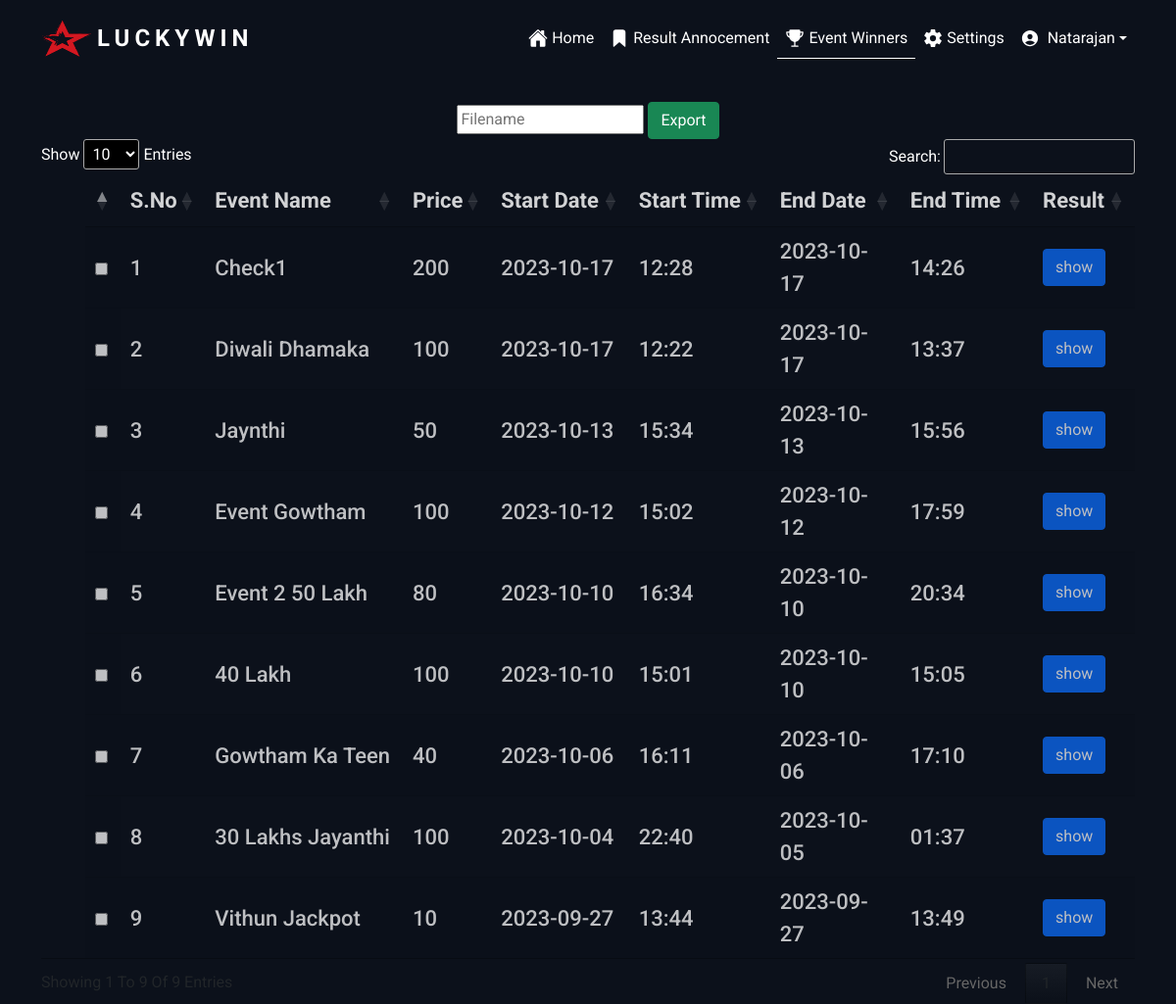
/admin/winner.php (signed in), run on the app's committed database.
### tables this page shows
CREATE TABLE `logo` (
  `id` int(100) NOT NULL,
  `title` varchar(255) NOT NULL,
  `image` varchar(255) NOT NULL,
  `created` timestamp NOT NULL DEFAULT current_timestamp() ON UPDATE current_timestamp(),
  `status` tinyint(1) NOT NULL
);

CREATE TABLE `events` (
  `id` int(100) NOT NULL,
  `event_name` varchar(255) NOT NULL,
  `event_start_date` varchar(255) NOT NULL,
  `event_start_time` varchar(255) NOT NULL,
  `event_end_date` varchar(255) NOT NULL,
  `event_end_time` varchar(255) NOT NULL,
  `price` varchar(255) NOT NULL,
  `status` tinyint(1) NOT NULL,
  `event_cat` varchar(255) NOT NULL,
  `updated` varchar(255) NOT NULL
);

### admin/winner.php (the view, shortened to what this page needs)
<?php
include "../config/config.php";
?>
<!DOCTYPE html>
<html>
<head>
    <link rel="stylesheet" type="text/css" href="//cdn.datatables.net/1.13.6/css/jquery.dataTables.min.css">
      <link rel="stylesheet" type="text/css" href="https://cdn.datatables.net/rowreorder/1.4.1/css/rowReorder.dataTables.min.css">
      <link rel="stylesheet" type="text/css" href="https://cdn.datatables.net/responsive/2.5.0/css/responsive.dataTables.min.css">
 <link href="https://cdn.jsdelivr.net/npm/bootstrap@5.0.2/dist/css/bootstrap.min.css" rel="stylesheet">
    <link rel="stylesheet" href="https://cdnjs.cloudflare.com/ajax/libs/font-awesome/6.4.2/css/all.min.css" />
</head>
<body>
    <nav class="navbar navbar-expand-lg fixed-top" style="background-color: #0c111b;">
  <div class="container">
   <?php
        $sqllogo="select * from logo where status=1";
        $resultlogo=$connection->query($sqllogo);
       if(mysqli_num_rows($resultlogo)>0){
       if($row=mysqli_fetch_assoc($resultlogo)){
        ?>
        <a class="navbar-brand" href="index.php" style="display: flex;justify-content: flex-start;align-items: center;">
    <img src="logo/uploads/<?php echo $row['image'] ?>" alt="<?php echo $row['image'] ?>"  width="52" height="38"  class="navbarlogo">
     <span  style="letter-spacing: 5px;text-transform: uppercase;font-size: 24px;" class="fw-bold"><?php echo $row['title'] ?></span>
    </a>
        <?php
    }}
    ?>
    <div class="collapse navbar-collapse text-white" id="navbarSupportedContent">
      <ul class="navbar-nav ms-auto mb-2 mb-lg-0 ">
        <li class="nav-item">
          <a class="nav-link   d-flex align-items-center"  href="index.php"><ion-icon name="home"></ion-icon>&nbsp;Home</a>
        </li>
        <li class="nav-item">
          <a class="nav-link d-flex align-items-center" aria-current="page" href="adminresult.php"><ion-icon name="bookmark"></ion-icon>&nbsp;Result Annocement</a>
        </li>
          <li class="nav-item ">
          <a class="nav-link  active-nav d-flex align-items-center" href="winner.php"><ion-icon name="trophy"></ion-icon>&nbsp;Event Winners</a>
        </li>
        <li class="nav-item ">
          <a class="nav-link  d-flex align-items-center" href="logo/index.php"><ion-icon name="settings-sharp"></ion-icon>&nbsp;Settings
          </a>
        </li>
        <li class="nav-item dropdown">
          <a class="nav-link dropdown-toggle  d-flex align-items-center" href="#" id="navbarDarkDropdownMenuLink" role="button" data-bs-toggle="dropdown" aria-expanded="false">
          <ion-icon name="person-circle"></ion-icon>&nbsp;
          <?php echo $_SESSION["name"];?>
          </a>
        </li>
      </ul>
    </div>
  </div>
</nav>
<form method='post' action='excel.php'>";
<div class="container" style="margin-top:80px ;">
  <center>
<input type="text" name="filename" placeholder="Filename" required>
<button name="export"  type="submit" class="btn btn-success">Export</button>
</center>
     <div class="table-responsive" style="width:100%">
<?php
$sql1="select * from events where status=1 order by id desc";
    $result1=$connection->query($sql1);
    if(mysqli_num_rows($result1)>0){
      $i=1;
      echo"
          <table id='myTable' class='display'>
          <thead>
          <tr>
  <th></th>
  <th>s.no</th>
  <th>event name</th>
  <th>price</th>
   <th>start date</th>
   <th>start time</th>
    <th>end date</th>
    <th>end time</th>
     <th>Result</th>
     </tr>
     </thead>
       <tbody>
      ";
       while($row1=mysqli_fetch_assoc($result1)){
?>
    <tr>
           <td><input type="checkbox" name="excel[]" value=<?php echo $row1["id"];?> ></td>
           <td><?php echo $i++;?></td>
           <td><?php echo $row1["event_name"];?></td>
            <td><?php echo $row1["price"];?></td>
            <td><?php echo $row1["event_start_date"];?></td>
             <td><?php echo $row1["event_start_time"];?></td>
              <td><?php echo $row1["event_end_date"];?></td>
               <td><?php echo $row1["event_end_time"];?></td>
                <td>
<button type="button" class="btn btn-primary" data-bs-toggle="modal" data-bs-target="#staticBackdrop<?php echo $row1["id"];?>">
  show
</button>
                </td>
</tr>
<?php
}
}else{
   echo "<table><center><h1 class='title'>Result is empty </h1></center></table>";
}
?>
</tbody>
</table>
</div>
</div>
</form>
</body>
</html>

### admin/winner.php (style rules this page uses)
body { font-family: 'Roboto',sans-serif; background: #0c111b; text-transform: capitalize; }
table,tr,td { color: white; opacity: 0.9; padding-left: 4%; text-transform: capitalize; font-size: 22px; font-weight: 500; }
.active-nav { border-bottom: 1px solid white; }
ion-icon { color: white; font-size:20px }
.navbar { padding: 15px 0; }
.navbar-brand { color: white; }
.nav-item .nav-link { color: white; }

### data on the page
logo: image (picture), title "LUCKYWIN"
events: event_name "Check1", price "200", event_start_date "2023-10-17", event_start_time "12:28", event_end_date "2023-10-17", event_end_time "14:26"
events: event_name "Diwali Dhamaka", price "100", event_start_date "2023-10-17", event_start_time "12:22", event_end_date "2023-10-17", event_end_time "13:37"
events: event_name "Jaynthi", price "50", event_start_date "2023-10-13", event_start_time "15:34", event_end_date "2023-10-13", event_end_time "15:56"
events: event_name "Event Gowtham", price "100", event_start_date "2023-10-12", event_start_time "15:02", event_end_date "2023-10-12", event_end_time "17:59"
events: event_name "Event 2 50 Lakh", price "80", event_start_date "2023-10-10", event_start_time "16:34", event_end_date "2023-10-10", event_end_time "20:34"
events: event_name "40 Lakh", price "100", event_start_date "2023-10-10", event_start_time "15:01", event_end_date "2023-10-10", event_end_time "15:05"
events: event_name "Gowtham Ka Teen", price "40", event_start_date "2023-10-06", event_start_time "16:11", event_end_date "2023-10-06", event_end_time "17:10"
events: event_name "30 Lakhs Jayanthi", price "100", event_start_date "2023-10-04", event_start_time "22:40", event_end_date "2023-10-05", event_end_time "01:37"
events: event_name "Vithun Jackpot", price "10", event_start_date "2023-09-27", event_start_time "13:44", event_end_date "2023-09-27", event_end_time "13:49"

### other printed values
$_SESSION["name"] "Natarajan"
